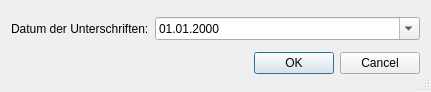
<?xml version="1.0" encoding="UTF-8"?>
<ui version="4.0">
 <class>Dialog</class>
 <widget class="QDialog" name="Dialog">
  <property name="geometry">
   <rect>
    <x>0</x>
    <y>0</y>
    <width>431</width>
    <height>92</height>
   </rect>
  </property>
  <property name="sizePolicy">
   <sizepolicy hsizetype="MinimumExpanding" vsizetype="Fixed">
    <horstretch>0</horstretch>
    <verstretch>0</verstretch>
   </sizepolicy>
  </property>
  <property name="windowTitle">
   <string>PDF Export</string>
  </property>
  <property name="sizeGripEnabled">
   <bool>true</bool>
  </property>
  <property name="modal">
   <bool>false</bool>
  </property>
  <layout class="QVBoxLayout" name="verticalLayout">
   <item>
    <layout class="QGridLayout" name="gridLayout">
     <item row="0" column="1" colspan="2">
      <widget class="QDateEdit" name="dateEdit">
       <property name="displayFormat">
        <string>dd.MM.yyyy</string>
       </property>
       <property name="calendarPopup">
        <bool>true</bool>
       </property>
      </widget>
     </item>
     <item row="0" column="0">
      <widget class="QLabel" name="label_3">
       <property name="text">
        <string>Datum der Unterschriften:</string>
       </property>
       <property name="buddy">
        <cstring>dateEdit</cstring>
       </property>
      </widget>
     </item>
    </layout>
   </item>
   <item>
    <widget class="QDialogButtonBox" name="buttonBox">
     <property name="standardButtons">
      <set>QDialogButtonBox::Cancel|QDialogButtonBox::Ok</set>
     </property>
    </widget>
   </item>
  </layout>
 </widget>
 <tabstops>
  <tabstop>dateEdit</tabstop>
 </tabstops>
 <resources/>
 <connections>
  <connection>
   <sender>buttonBox</sender>
   <signal>accepted()</signal>
   <receiver>Dialog</receiver>
   <slot>accept()</slot>
   <hints>
    <hint type="sourcelabel">
     <x>333</x>
     <y>307</y>
    </hint>
    <hint type="destinationlabel">
     <x>329</x>
     <y>270</y>
    </hint>
   </hints>
  </connection>
  <connection>
   <sender>buttonBox</sender>
   <signal>rejected()</signal>
   <receiver>Dialog</receiver>
   <slot>reject()</slot>
   <hints>
    <hint type="sourcelabel">
     <x>173</x>
     <y>309</y>
    </hint>
    <hint type="destinationlabel">
     <x>169</x>
     <y>268</y>
    </hint>
   </hints>
  </connection>
 </connections>
</ui>
